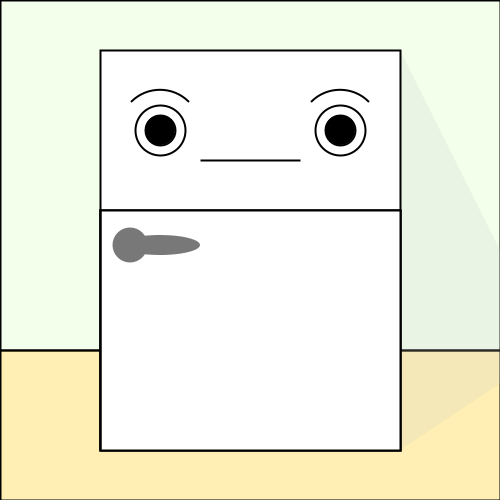
Frame 1 (no input)
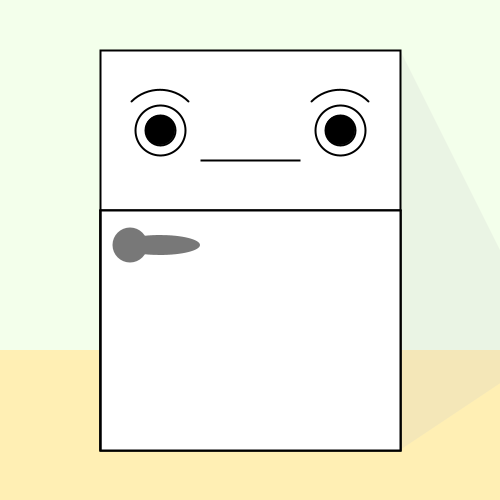
Frame 60 (the mouse pressed at the canvas centre just before this capture)
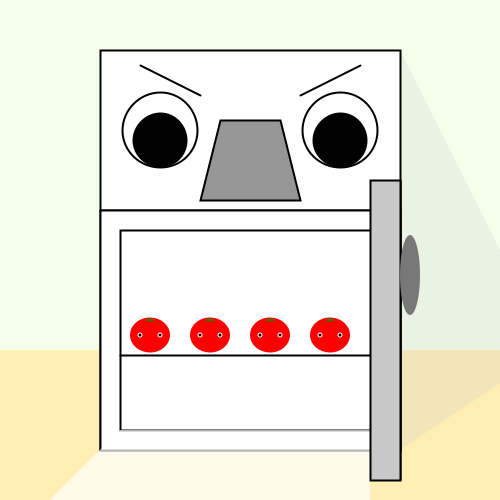
Frame 120 (the mouse held since frame 60 and released just before this capture)

The Processing sketch that drew these frames (run headless with seeded random() and noise(); from frame 60 on, the mouse is pressed at the canvas centre):

// Processing sketch: processing_50968
// ── processing_50968.pde

//Ayako Matsuda
//DESMA 28 Winter 2012


void setup()
{
  background(200); // set gray background
  size (500, 500); // dimensions of the display window
  smooth(); // anti-alias lines
  strokeWeight(2); // set width of line strokes
}

void draw()
{

  float erx;
  float elx;
  float by= 130;// y-coordinate for pupil both 
  float ed = 30; //diameter for ellipse
  float erd = ed+20;
  float rx = 160; // x-coordinate for pupil right
  float lx= 340;// x-coordinate for pupil left
  float ey; //y-coordinate for moving pupil both
  float rs; // rescale for eyes (pupil)
  float rs2; // rescale for eyes (white)

  //permanent parts
  background (255);
  fill(100, 300, 0, 20);
  rect (0, 0, width, 350);
  fill (300, 200, 0, 75);
  rect (0, 350, width, 150); 

  float darken = map (mouseX, 125, 200, 0, 100);
  darken = constrain (darken, 0, 100);

  //quad (410, 460, 
  //400 - xradius*cos(angle), 450 + yradius*sin(angle))

  noStroke();
  fill(200, 50 + darken/25);
  quad (400, 50, width + 50, 350, width + 50, 350, 400, 450);


  stroke(0);

  //body
  fill(255); // set color used to fill shapes
  rect (100, by-80, 300, 400);

  //middle line
  line (100, by+80, 400, by+80);

  fill (150);
  rect (125, by+100, 20, 60);

  //inside
  fill (255);
  rect (100, by +80, 300, 240);


  //mouth
  float m = map(mouseX, 50, 250, 30, 70);
  m = constrain (m, 30, 70);
  fill(150);
  quad (220, by+60-m, 280, by + 60-m, 300, by+ m, 200, by + m);

  //eyes
  float v = map(mouseX, 50, 250, 0, 10);
  v = constrain (v, 0, 10);
  ey = by+ v;

  float p = map(mouseX, 50, 150, 160, 153);
  p = constrain (p, 153, 160);

  float t = map(mouseX, 150, 250, 153, 160);
  t = constrain (t, 153, 160);

  //eyes-white part
  float s = map (mouseX, 150, 250, 1, 1.75);
  s = constrain (s, 1, 1.75);
  float s2 = map (mouseX, 150, 250, 1, 1.5);
  s2 = constrain (s2, 1, 1.5);
  rs2 = erd * s2;
  fill(255);
  ellipse (160, by, rs2, rs2);
  ellipse (340, by, rs2, rs2);


  //eyes-pupil
  rs = ed * s;
  if (mouseX>150) 
  {
    p = t;
  }
  fill (0);
  ellipse (p, ey, rs, rs);
  ellipse (p+180, ey, rs, rs);


  //inside
  float inside = map (mouseX, 50, 200, 0, 260);
  inside = constrain (inside, 0, 260);
  float lighten = map (mouseX, 50, 200, 255, 0);
  lighten = constrain (lighten, 0, 255);
  float inside2 = constrain (inside, 0, 255);
  float inside3 = constrain (inside, 0, 150);
  fill (inside);
  rect (120, by +100, 260, 200);
  line (120, by + 225, 120 + 260, by + 225);

  //tomato/shape
  float stretch = map (mouseX, 260, 320, 0, 50);
  stretch = constrain (stretch, 0, 50);
  float stretch2 = map (mouseX, 320, 380, 0, 50);
  stretch2 = constrain (stretch2, 0, 50);
  float stretch3 = map (mouseX, 380, 440, 0, 50);
  stretch3 = constrain (stretch3, 0, 50);
  float stretch4 = map (mouseX, 440, 500, 0, 50);
  stretch4 = constrain (stretch4, 0, 50);

  //head
  noStroke();
  fill(inside2, 0, 0);
  ellipse (150, by+ 205- stretch/2, 40, 35+ stretch);
  ellipse (210, by+ 205- stretch2/2, 40, 35+ stretch2);
  ellipse (270, by+ 205- stretch3/2, 40, 35+ stretch3);
  ellipse (330, by+ 205- stretch4/2, 40, 35+ stretch4);

  //tomato mouth
  fill(0);
  ellipse (150, by+ 210- stretch/2, 15, stretch);
  ellipse (210, by+ 210- stretch2/2, 15, stretch2);
  ellipse (270, by+ 210- stretch3/2, 15, stretch3);
  ellipse (330, by+ 210- stretch4/2, 15, stretch4);

  //tomato eyes
  noStroke();
  fill(255);
  ellipse (150 - 10, by+ 205- stretch, 5, 5);
  ellipse (150 + 10, by+ 205- stretch, 5, 5);
  ellipse (210 - 10, by+ 205- stretch2, 5, 5);
  ellipse (210 + 10, by+ 205- stretch2, 5, 5);
  ellipse (270 - 10, by+ 205- stretch3, 5, 5);
  ellipse (270 + 10, by+ 205- stretch3, 5, 5);
  ellipse (330 - 10, by+ 205- stretch4, 5, 5);
  ellipse (330 + 10, by+ 205- stretch4, 5, 5);

  fill (0);
  ellipse (150 - 10, by+ 205- stretch, 3, 3);
  ellipse (150 + 10, by+ 205- stretch, 3, 3);
  ellipse (210 - 10, by+ 205- stretch2, 3, 3);
  ellipse (210 + 10, by+ 205- stretch2, 3, 3);
  ellipse (270 - 10, by+ 205- stretch3, 3, 3);
  ellipse (270 + 10, by+ 205- stretch3, 3, 3);
  ellipse (330 - 10, by+ 205- stretch4, 3, 3);
  ellipse (330 + 10, by+ 205- stretch4, 3, 3);

  //tomato head
  fill(0, inside3, 0);
  ellipse (150, by+ 190- stretch, 10, 2);
  ellipse (210, by+ 190- stretch2, 10, 2);
  ellipse (270, by+ 190- stretch3, 10, 2);
  ellipse (330, by+ 190- stretch4, 10, 2);

  stroke(0);

  //eyebrows FIX
  float ebscale = map (mouseX, 150, 250, 0, 30);
  ebscale = constrain (ebscale, 0, 30);
  if (mouseX<250)
  {
    noFill();
    arc (160, by, erd+30 +ebscale, erd+30+ebscale, PI*5/4, PI*7/4 );
    arc (340, by, erd+30+ebscale, erd+30+ebscale, PI*5/4, PI*7/4);
  }
  else
  {
    line ( 140, 65, 200, 95);
    line ( 360, 65, 300, 95);
  }

  //door open 
  float xradius = 300;
  float yradius = 30;
  float zradius = 30;
  float angle = map(mouseX, 50, 200, 0, PI/2);
  angle = constrain (angle, 0, PI/2);
  float angle2 = map (mouseX, 70, 200, 0, PI/2);
  angle2 = constrain (angle2, 0, PI/2);

  //light 
  float aradius = 350;
  float bradius = 100;
  float pmove = map (mouseX, 80, 120, 0, PI/2);
  pmove = constrain (pmove, 0, PI/2);

  if ((mouseX<120) && (mouseX>80))
  {
    noStroke();
    fill (255, 90+ ebscale*2);
    triangle (170 - (bradius/2)*sin(pmove), by + 300, 140+ 230*sin(angle2), by + 300, 
    bradius*sin(angle2), 450 + bradius*sin(angle2));
  }

  else if (mouseX>=120)
  {
    noStroke();
    fill (255, 90+ ebscale*3);
    quad (120, by + 300, 140 + 230*sin(pmove), by + 300, 
    400 - aradius*cos(angle2) - zradius*sin(angle2), 500, 50, 500);
  }

  //door open
  stroke (0);
  fill (lighten);
  quad (400 - xradius*cos(angle), by+80 - yradius*sin(angle), 
  400, by+80, 
  400, 450, 
  400 - xradius*cos(angle), 450 + yradius*sin(angle) );

  fill(200);
  quad(400 - xradius*cos(angle) - zradius*sin(angle), by+80 - yradius*sin(angle2), 
  400 - xradius*cos(angle), by+80 - yradius*sin(angle), 
  400 - xradius*cos(angle), 450 + yradius*sin(angle), 
  400 - xradius*cos(angle) - zradius*sin(angle), 450 + yradius*sin(angle2) );

  //handle
  fill(120);
  noStroke();
  float rotation = map(mouseX, 25, 50, 0, PI/2);
  rotation = constrain (rotation, 0, PI/2);
  float rotx= map (mouseX, 25, 50, 0, 30);
  rotx = constrain (rotx, 0, 30);

  if (mouseX<=25)
  {
    ellipse (130, 245, 35, 35);
    ellipse (160, 245, 80, 20);
  }
  else if ((mouseX>25) && (mouseX<50))
  {
    ellipse (130, 245, 35, 35);
    translate (160-rotx, 245+rotx);
    rotate (rotation);
    ellipse (0, 0, 80, 20);
  }
  else if (mouseX>50) 
  {
    ellipse (410 - 280*cos(angle), 245, 35*cos(angle), 35);
    ellipse ( 410 - 280*cos(angle), 245 + rotx, 20, 80);
  }
}
